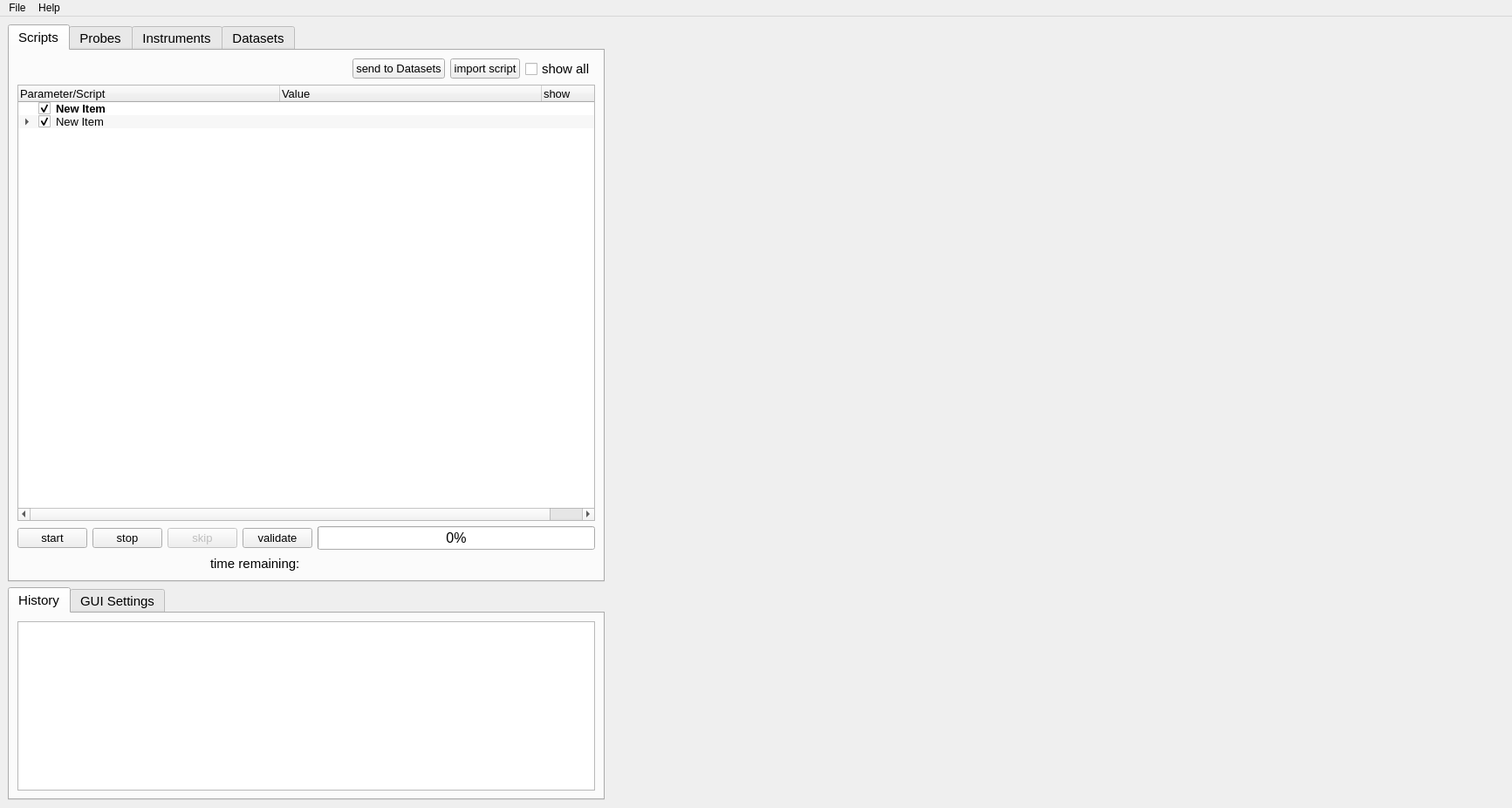
<?xml version="1.0" encoding="UTF-8"?>
<ui version="4.0">
 <class>MainWindow</class>
 <widget class="QMainWindow" name="MainWindow">
  <property name="geometry">
   <rect>
    <x>0</x>
    <y>0</y>
    <width>1733</width>
    <height>926</height>
   </rect>
  </property>
  <property name="sizePolicy">
   <sizepolicy hsizetype="Expanding" vsizetype="Expanding">
    <horstretch>0</horstretch>
    <verstretch>0</verstretch>
   </sizepolicy>
  </property>
  <property name="windowTitle">
   <string>AQuISS</string>
  </property>
  <widget class="QWidget" name="centralwidget">
   <layout class="QHBoxLayout" name="horizontalLayout_8">
    <item>
     <layout class="QHBoxLayout" name="horizontalLayout_7" stretch="8,12">
      <item>
       <layout class="QVBoxLayout" name="verticalLayout_10" stretch="0,0">
        <item>
         <widget class="QTabWidget" name="tabWidget">
          <property name="sizePolicy">
           <sizepolicy hsizetype="Expanding" vsizetype="Expanding">
            <horstretch>0</horstretch>
            <verstretch>0</verstretch>
           </sizepolicy>
          </property>
          <property name="font">
           <font>
            <pointsize>11</pointsize>
           </font>
          </property>
          <property name="autoFillBackground">
           <bool>true</bool>
          </property>
          <property name="tabPosition">
           <enum>QTabWidget::North</enum>
          </property>
          <property name="tabShape">
           <enum>QTabWidget::Rounded</enum>
          </property>
          <property name="currentIndex">
           <number>0</number>
          </property>
          <property name="tabsClosable">
           <bool>false</bool>
          </property>
          <widget class="QWidget" name="tab_scripts">
           <attribute name="title">
            <string>Scripts</string>
           </attribute>
           <layout class="QVBoxLayout" name="verticalLayout_6">
            <item>
             <layout class="QVBoxLayout" name="verticalLayout_4">
              <item>
               <layout class="QHBoxLayout" name="horizontalLayout_4">
                <item>
                 <spacer name="horizontalSpacer_2">
                  <property name="orientation">
                   <enum>Qt::Horizontal</enum>
                  </property>
                  <property name="sizeHint" stdset="0">
                   <size>
                    <width>40</width>
                    <height>20</height>
                   </size>
                  </property>
                 </spacer>
                </item>
                <item>
                 <widget class="QPushButton" name="btn_store_script_data">
                  <property name="font">
                   <font>
                    <pointsize>10</pointsize>
                   </font>
                  </property>
                  <property name="text">
                   <string>send to Datasets</string>
                  </property>
                 </widget>
                </item>
                <item>
                 <widget class="QPushButton" name="btn_load_scripts">
                  <property name="font">
                   <font>
                    <pointsize>10</pointsize>
                   </font>
                  </property>
                  <property name="text">
                   <string>import script</string>
                  </property>
                 </widget>
                </item>
                <item>
                 <widget class="QCheckBox" name="chk_show_all">
                  <property name="toolTip">
                   <string extracomment="show all parameters or only relevant ones "/>
                  </property>
                  <property name="text">
                   <string>show all</string>
                  </property>
                 </widget>
                </item>
               </layout>
              </item>
              <item>
               <widget class="QTreeWidget" name="tree_scripts">
                <property name="enabled">
                 <bool>true</bool>
                </property>
                <property name="sizePolicy">
                 <sizepolicy hsizetype="Expanding" vsizetype="Expanding">
                  <horstretch>0</horstretch>
                  <verstretch>0</verstretch>
                 </sizepolicy>
                </property>
                <property name="font">
                 <font>
                  <pointsize>10</pointsize>
                 </font>
                </property>
                <property name="autoFillBackground">
                 <bool>false</bool>
                </property>
                <property name="lineWidth">
                 <number>1</number>
                </property>
                <property name="midLineWidth">
                 <number>0</number>
                </property>
                <property name="editTriggers">
                 <set>QAbstractItemView::AllEditTriggers</set>
                </property>
                <property name="alternatingRowColors">
                 <bool>true</bool>
                </property>
                <property name="wordWrap">
                 <bool>true</bool>
                </property>
                <property name="headerHidden">
                 <bool>false</bool>
                </property>
                <attribute name="headerDefaultSectionSize">
                 <number>300</number>
                </attribute>
                <attribute name="headerHighlightSections">
                 <bool>true</bool>
                </attribute>
                <column>
                 <property name="text">
                  <string>Parameter/Script                       </string>
                 </property>
                </column>
                <column>
                 <property name="text">
                  <string>Value</string>
                 </property>
                </column>
                <column>
                 <property name="text">
                  <string>show</string>
                 </property>
                </column>
                <item>
                 <property name="text">
                  <string>New Item</string>
                 </property>
                 <property name="font">
                  <font>
                   <weight>75</weight>
                   <bold>true</bold>
                  </font>
                 </property>
                 <property name="checkState">
                  <enum>Checked</enum>
                 </property>
                 <property name="text">
                  <string/>
                 </property>
                 <property name="text">
                  <string/>
                 </property>
                </item>
                <item>
                 <property name="text">
                  <string>New Item</string>
                 </property>
                 <property name="checkState">
                  <enum>Checked</enum>
                 </property>
                 <property name="text">
                  <string/>
                 </property>
                 <property name="text">
                  <string/>
                 </property>
                 <item>
                  <property name="text">
                   <string>New Subitem</string>
                  </property>
                  <property name="text">
                   <string/>
                  </property>
                  <property name="text">
                   <string/>
                  </property>
                 </item>
                </item>
               </widget>
              </item>
              <item>
               <layout class="QHBoxLayout" name="horizontalLayout_5">
                <item>
                 <widget class="QPushButton" name="btn_start_script">
                  <property name="font">
                   <font>
                    <pointsize>10</pointsize>
                   </font>
                  </property>
                  <property name="text">
                   <string>start</string>
                  </property>
                 </widget>
                </item>
                <item>
                 <widget class="QPushButton" name="btn_stop_script">
                  <property name="font">
                   <font>
                    <pointsize>10</pointsize>
                   </font>
                  </property>
                  <property name="text">
                   <string>stop</string>
                  </property>
                 </widget>
                </item>
                <item>
                 <widget class="QPushButton" name="btn_skip_subscript">
                  <property name="enabled">
                   <bool>false</bool>
                  </property>
                  <property name="font">
                   <font>
                    <pointsize>10</pointsize>
                   </font>
                  </property>
                  <property name="text">
                   <string>skip</string>
                  </property>
                 </widget>
                </item>
                <item>
                 <widget class="QPushButton" name="btn_validate_script">
                  <property name="font">
                   <font>
                    <pointsize>10</pointsize>
                   </font>
                  </property>
                  <property name="text">
                   <string>validate</string>
                  </property>
                 </widget>
                </item>
                <item>
                 <widget class="QProgressBar" name="progressBar">
                  <property name="font">
                   <font>
                    <pointsize>12</pointsize>
                   </font>
                  </property>
                  <property name="toolTip">
                   <string/>
                  </property>
                  <property name="statusTip">
                   <string/>
                  </property>
                  <property name="value">
                   <number>0</number>
                  </property>
                 </widget>
                </item>
               </layout>
              </item>
              <item>
               <layout class="QHBoxLayout" name="horizontalLayout_6" stretch="1,1,1">
                <item>
                 <spacer name="horizontalSpacer_3">
                  <property name="orientation">
                   <enum>Qt::Horizontal</enum>
                  </property>
                  <property name="sizeHint" stdset="0">
                   <size>
                    <width>138</width>
                    <height>20</height>
                   </size>
                  </property>
                 </spacer>
                </item>
                <item>
                 <widget class="QLabel" name="lbl_time_estimate">
                  <property name="text">
                   <string>time remaining:</string>
                  </property>
                 </widget>
                </item>
                <item>
                 <spacer name="horizontalSpacer_4">
                  <property name="orientation">
                   <enum>Qt::Horizontal</enum>
                  </property>
                  <property name="sizeHint" stdset="0">
                   <size>
                    <width>268</width>
                    <height>20</height>
                   </size>
                  </property>
                 </spacer>
                </item>
               </layout>
              </item>
             </layout>
            </item>
           </layout>
          </widget>
          <widget class="QWidget" name="tab_probes">
           <attribute name="title">
            <string>Probes</string>
           </attribute>
           <layout class="QVBoxLayout" name="verticalLayout_7">
            <item>
             <layout class="QVBoxLayout" name="verticalLayout_5">
              <item>
               <layout class="QHBoxLayout" name="horizontalLayout_2">
                <item>
                 <widget class="QPushButton" name="btn_plot_probe">
                  <property name="font">
                   <font>
                    <pointsize>10</pointsize>
                   </font>
                  </property>
                  <property name="text">
                   <string>plot probe</string>
                  </property>
                 </widget>
                </item>
                <item>
                 <widget class="QPushButton" name="btn_load_probes">
                  <property name="font">
                   <font>
                    <pointsize>10</pointsize>
                   </font>
                  </property>
                  <property name="text">
                   <string>load probe</string>
                  </property>
                 </widget>
                </item>
                <item>
                 <widget class="QCheckBox" name="chk_probe_plot">
                  <property name="font">
                   <font>
                    <pointsize>10</pointsize>
                   </font>
                  </property>
                  <property name="text">
                   <string>plotting on</string>
                  </property>
                 </widget>
                </item>
                <item>
                 <layout class="QHBoxLayout" name="horizontalLayout">
                  <item>
                   <widget class="QCheckBox" name="chk_probe_log">
                    <property name="font">
                     <font>
                      <pointsize>10</pointsize>
                     </font>
                    </property>
                    <property name="text">
                     <string>logging on</string>
                    </property>
                   </widget>
                  </item>
                 </layout>
                </item>
               </layout>
              </item>
              <item>
               <widget class="QTreeWidget" name="tree_probes">
                <property name="enabled">
                 <bool>true</bool>
                </property>
                <property name="sizePolicy">
                 <sizepolicy hsizetype="Expanding" vsizetype="Expanding">
                  <horstretch>0</horstretch>
                  <verstretch>0</verstretch>
                 </sizepolicy>
                </property>
                <property name="editTriggers">
                 <set>QAbstractItemView::AllEditTriggers</set>
                </property>
                <property name="headerHidden">
                 <bool>false</bool>
                </property>
                <attribute name="headerDefaultSectionSize">
                 <number>150</number>
                </attribute>
                <attribute name="headerHighlightSections">
                 <bool>true</bool>
                </attribute>
                <column>
                 <property name="text">
                  <string>Parameter</string>
                 </property>
                </column>
                <column>
                 <property name="text">
                  <string>Value</string>
                 </property>
                </column>
               </widget>
              </item>
             </layout>
            </item>
           </layout>
          </widget>
          <widget class="QWidget" name="tab_settings">
           <attribute name="title">
            <string>Instruments</string>
           </attribute>
           <layout class="QVBoxLayout" name="verticalLayout_8">
            <item>
             <layout class="QVBoxLayout" name="verticalLayout_3">
              <item>
               <layout class="QHBoxLayout" name="horizontalLayout_3">
                <item>
                 <spacer name="horizontalSpacer">
                  <property name="orientation">
                   <enum>Qt::Horizontal</enum>
                  </property>
                  <property name="sizeHint" stdset="0">
                   <size>
                    <width>40</width>
                    <height>20</height>
                   </size>
                  </property>
                 </spacer>
                </item>
                <item>
                 <widget class="QPushButton" name="btn_load_instruments">
                  <property name="font">
                   <font>
                    <pointsize>10</pointsize>
                   </font>
                  </property>
                  <property name="text">
                   <string>import instrument</string>
                  </property>
                 </widget>
                </item>
               </layout>
              </item>
              <item>
               <widget class="QTreeWidget" name="tree_settings">
                <property name="enabled">
                 <bool>true</bool>
                </property>
                <property name="sizePolicy">
                 <sizepolicy hsizetype="Expanding" vsizetype="Expanding">
                  <horstretch>0</horstretch>
                  <verstretch>0</verstretch>
                 </sizepolicy>
                </property>
                <property name="font">
                 <font>
                  <pointsize>10</pointsize>
                 </font>
                </property>
                <property name="editTriggers">
                 <set>QAbstractItemView::AllEditTriggers</set>
                </property>
                <property name="headerHidden">
                 <bool>false</bool>
                </property>
                <attribute name="headerDefaultSectionSize">
                 <number>200</number>
                </attribute>
                <attribute name="headerHighlightSections">
                 <bool>true</bool>
                </attribute>
                <column>
                 <property name="text">
                  <string>Instrument</string>
                 </property>
                </column>
                <column>
                 <property name="text">
                  <string>Value</string>
                 </property>
                </column>
               </widget>
              </item>
             </layout>
            </item>
           </layout>
          </widget>
          <widget class="QWidget" name="tab_data">
           <attribute name="title">
            <string>Datasets</string>
           </attribute>
           <layout class="QHBoxLayout" name="horizontalLayout_13">
            <item>
             <layout class="QHBoxLayout" name="horizontalLayout_12">
              <item>
               <layout class="QVBoxLayout" name="verticalLayout">
                <item>
                 <layout class="QHBoxLayout" name="horizontalLayout_10">
                  <item>
                   <widget class="QPushButton" name="btn_save_data">
                    <property name="font">
                     <font>
                      <pointsize>10</pointsize>
                     </font>
                    </property>
                    <property name="text">
                     <string>save selected</string>
                    </property>
                   </widget>
                  </item>
                  <item>
                   <widget class="QPushButton" name="btn_delete_data">
                    <property name="font">
                     <font>
                      <pointsize>10</pointsize>
                     </font>
                    </property>
                    <property name="text">
                     <string>delete selected</string>
                    </property>
                   </widget>
                  </item>
                 </layout>
                </item>
                <item>
                 <widget class="QTreeView" name="tree_dataset">
                  <property name="dragEnabled">
                   <bool>true</bool>
                  </property>
                  <property name="dragDropMode">
                   <enum>QAbstractItemView::DragDrop</enum>
                  </property>
                  <property name="defaultDropAction">
                   <enum>Qt::MoveAction</enum>
                  </property>
                  <property name="selectionMode">
                   <enum>QAbstractItemView::ExtendedSelection</enum>
                  </property>
                  <property name="uniformRowHeights">
                   <bool>true</bool>
                  </property>
                 </widget>
                </item>
               </layout>
              </item>
             </layout>
            </item>
           </layout>
          </widget>
         </widget>
        </item>
        <item>
         <widget class="QTabWidget" name="tabWidget_2">
          <property name="sizePolicy">
           <sizepolicy hsizetype="Preferred" vsizetype="Preferred">
            <horstretch>0</horstretch>
            <verstretch>0</verstretch>
           </sizepolicy>
          </property>
          <property name="font">
           <font>
            <pointsize>11</pointsize>
           </font>
          </property>
          <property name="currentIndex">
           <number>0</number>
          </property>
          <widget class="QWidget" name="tab">
           <attribute name="title">
            <string>History</string>
           </attribute>
           <layout class="QVBoxLayout" name="verticalLayout_9">
            <item>
             <widget class="QListView" name="list_history">
              <property name="font">
               <font>
                <pointsize>10</pointsize>
               </font>
              </property>
              <property name="alternatingRowColors">
               <bool>true</bool>
              </property>
              <property name="wordWrap">
               <bool>true</bool>
              </property>
             </widget>
            </item>
           </layout>
          </widget>
          <widget class="QWidget" name="tab_settings_2">
           <attribute name="title">
            <string>GUI Settings</string>
           </attribute>
           <layout class="QHBoxLayout" name="horizontalLayout_11">
            <item>
             <layout class="QVBoxLayout" name="verticalLayout_11">
              <item>
               <widget class="QTreeView" name="tree_gui_settings">
                <property name="font">
                 <font>
                  <pointsize>10</pointsize>
                 </font>
                </property>
                <property name="editTriggers">
                 <set>QAbstractItemView::DoubleClicked|QAbstractItemView::EditKeyPressed</set>
                </property>
                <property name="alternatingRowColors">
                 <bool>true</bool>
                </property>
                <property name="selectionMode">
                 <enum>QAbstractItemView::SingleSelection</enum>
                </property>
                <property name="selectionBehavior">
                 <enum>QAbstractItemView::SelectItems</enum>
                </property>
                <property name="indentation">
                 <number>0</number>
                </property>
                <property name="uniformRowHeights">
                 <bool>true</bool>
                </property>
                <property name="itemsExpandable">
                 <bool>true</bool>
                </property>
                <property name="sortingEnabled">
                 <bool>true</bool>
                </property>
                <property name="expandsOnDoubleClick">
                 <bool>true</bool>
                </property>
                <attribute name="headerDefaultSectionSize">
                 <number>200</number>
                </attribute>
                <attribute name="headerShowSortIndicator" stdset="0">
                 <bool>true</bool>
                </attribute>
               </widget>
              </item>
             </layout>
            </item>
           </layout>
          </widget>
         </widget>
        </item>
       </layout>
      </item>
      <item>
       <layout class="QVBoxLayout" name="verticalLayout_2" stretch="1,8,1,26">
        <item>
         <layout class="QHBoxLayout" name="horizontalLayout_9">
          <item>
           <widget class="QWidget" name="toolbar_space_1" native="true"/>
          </item>
         </layout>
        </item>
        <item>
         <layout class="QHBoxLayout" name="horizontalLayout_16">
          <item>
           <widget class="QWidget" name="plot_1" native="true"/>
          </item>
         </layout>
        </item>
        <item>
         <layout class="QHBoxLayout" name="horizontalLayout_14">
          <item>
           <widget class="QWidget" name="toolbar_space_2" native="true"/>
          </item>
         </layout>
        </item>
        <item>
         <layout class="QHBoxLayout" name="horizontalLayout_15">
          <item>
           <widget class="QWidget" name="plot_2" native="true"/>
          </item>
         </layout>
        </item>
       </layout>
      </item>
     </layout>
    </item>
   </layout>
  </widget>
  <widget class="QMenuBar" name="menubar">
   <property name="geometry">
    <rect>
     <x>0</x>
     <y>0</y>
     <width>1733</width>
     <height>21</height>
    </rect>
   </property>
   <widget class="QMenu" name="menuFile">
    <property name="enabled">
     <bool>true</bool>
    </property>
    <property name="acceptDrops">
     <bool>true</bool>
    </property>
    <property name="title">
     <string>File</string>
    </property>
    <addaction name="actionExport"/>
    <addaction name="actionSave"/>
    <addaction name="btn_save_gui"/>
    <addaction name="btn_load_gui"/>
    <addaction name="separator"/>
    <addaction name="btn_exit"/>
   </widget>
   <widget class="QMenu" name="menuHelp">
    <property name="title">
     <string>Help</string>
    </property>
    <addaction name="btn_about"/>
    <addaction name="actionGo_to_pylabcontrol_GitHub_page"/>
   </widget>
   <addaction name="menuFile"/>
   <addaction name="menuHelp"/>
  </widget>
  <action name="btn_exit">
   <property name="text">
    <string>Exit</string>
   </property>
  </action>
  <action name="btn_load_gui">
   <property name="text">
    <string>Load</string>
   </property>
  </action>
  <action name="btn_save_gui">
   <property name="text">
    <string>Save as</string>
   </property>
  </action>
  <action name="btn_about">
   <property name="text">
    <string>about</string>
   </property>
  </action>
  <action name="btn_test_2">
   <property name="text">
    <string>test</string>
   </property>
  </action>
  <action name="actionSave">
   <property name="text">
    <string>Save</string>
   </property>
  </action>
  <action name="actionExport">
   <property name="text">
    <string>Convert script or instrument .py files to .b26 files</string>
   </property>
  </action>
  <action name="actionGo_to_pylabcontrol_GitHub_page">
   <property name="text">
    <string>Go to pylabcontrol GitHub page</string>
   </property>
  </action>
 </widget>
 <resources/>
 <connections/>
</ui>
